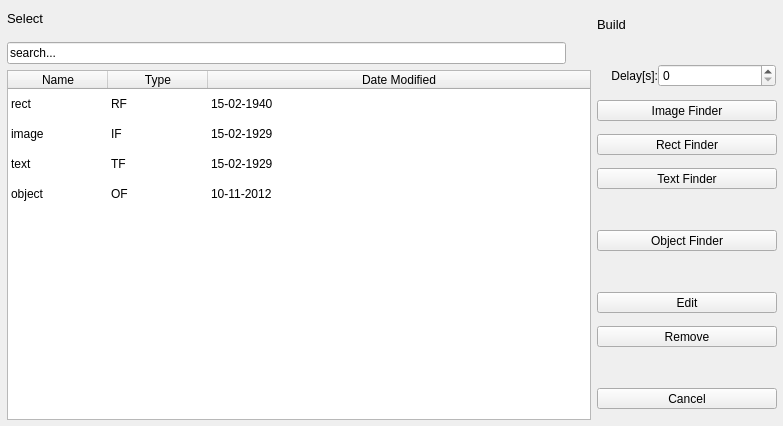
<?xml version="1.0" encoding="UTF-8"?>
<ui version="4.0">
 <class>Form</class>
 <widget class="QWidget" name="Form">
  <property name="geometry">
   <rect>
    <x>0</x>
    <y>0</y>
    <width>783</width>
    <height>426</height>
   </rect>
  </property>
  <property name="windowTitle">
   <string>Alyvix - Selector</string>
  </property>
  <widget class="QWidget" name="widget" native="true">
   <property name="geometry">
    <rect>
     <x>1</x>
     <y>5</y>
     <width>780</width>
     <height>420</height>
    </rect>
   </property>
   <widget class="QWidget" name="gridLayoutWidget_2">
    <property name="geometry">
     <rect>
      <x>6</x>
      <y>6</y>
      <width>584</width>
      <height>409</height>
     </rect>
    </property>
    <layout class="QGridLayout" name="gridLayout_2">
     <item row="3" column="0" colspan="3">
      <widget class="QTableWidget" name="tableWidget">
       <property name="alternatingRowColors">
        <bool>false</bool>
       </property>
       <property name="selectionBehavior">
        <enum>QAbstractItemView::SelectRows</enum>
       </property>
       <property name="showGrid">
        <bool>false</bool>
       </property>
       <property name="sortingEnabled">
        <bool>true</bool>
       </property>
       <property name="cornerButtonEnabled">
        <bool>true</bool>
       </property>
       <attribute name="horizontalHeaderCascadingSectionResizes">
        <bool>false</bool>
       </attribute>
       <attribute name="horizontalHeaderHighlightSections">
        <bool>true</bool>
       </attribute>
       <attribute name="horizontalHeaderStretchLastSection">
        <bool>true</bool>
       </attribute>
       <attribute name="verticalHeaderVisible">
        <bool>false</bool>
       </attribute>
       <attribute name="verticalHeaderStretchLastSection">
        <bool>false</bool>
       </attribute>
       <row>
        <property name="text">
         <string>1</string>
        </property>
       </row>
       <row>
        <property name="text">
         <string>2</string>
        </property>
       </row>
       <row>
        <property name="text">
         <string>3</string>
        </property>
       </row>
       <row>
        <property name="text">
         <string>4</string>
        </property>
       </row>
       <column>
        <property name="text">
         <string>Name</string>
        </property>
       </column>
       <column>
        <property name="text">
         <string>Type</string>
        </property>
       </column>
       <column>
        <property name="text">
         <string>Date Modified</string>
        </property>
       </column>
       <item row="0" column="0">
        <property name="text">
         <string>rect</string>
        </property>
       </item>
       <item row="0" column="1">
        <property name="text">
         <string>RF</string>
        </property>
        <property name="textAlignment">
         <set>AlignLeft|AlignVCenter</set>
        </property>
        <property name="foreground">
         <brush brushstyle="NoBrush">
          <color alpha="255">
           <red>0</red>
           <green>0</green>
           <blue>0</blue>
          </color>
         </brush>
        </property>
        <property name="icon">
         <iconset>
          <normaloff>../images/16x16/preferences-desktop-theme.png</normaloff>../images/16x16/preferences-desktop-theme.png</iconset>
        </property>
       </item>
       <item row="0" column="2">
        <property name="text">
         <string>15-02-1940</string>
        </property>
       </item>
       <item row="1" column="0">
        <property name="text">
         <string>image</string>
        </property>
       </item>
       <item row="1" column="1">
        <property name="text">
         <string>IF</string>
        </property>
        <property name="foreground">
         <brush brushstyle="NoBrush">
          <color alpha="255">
           <red>0</red>
           <green>0</green>
           <blue>0</blue>
          </color>
         </brush>
        </property>
        <property name="icon">
         <iconset>
          <normaloff>../images/16x16/user-desktop.png</normaloff>../images/16x16/user-desktop.png</iconset>
        </property>
       </item>
       <item row="1" column="2">
        <property name="text">
         <string>15-02-1929</string>
        </property>
       </item>
       <item row="2" column="0">
        <property name="text">
         <string>text</string>
        </property>
       </item>
       <item row="2" column="1">
        <property name="text">
         <string>TF</string>
        </property>
        <property name="foreground">
         <brush brushstyle="NoBrush">
          <color alpha="255">
           <red>0</red>
           <green>0</green>
           <blue>0</blue>
          </color>
         </brush>
        </property>
        <property name="icon">
         <iconset>
          <normaloff>../images/16x16/texteffect.png</normaloff>../images/16x16/texteffect.png</iconset>
        </property>
       </item>
       <item row="2" column="2">
        <property name="text">
         <string>15-02-1929</string>
        </property>
       </item>
       <item row="3" column="0">
        <property name="text">
         <string>object</string>
        </property>
       </item>
       <item row="3" column="1">
        <property name="text">
         <string>OF</string>
        </property>
        <property name="foreground">
         <brush brushstyle="NoBrush">
          <color alpha="255">
           <red>0</red>
           <green>0</green>
           <blue>0</blue>
          </color>
         </brush>
        </property>
        <property name="icon">
         <iconset>
          <normaloff>../images/16x16/blockdevice-2.png</normaloff>../images/16x16/blockdevice-2.png</iconset>
        </property>
       </item>
       <item row="3" column="2">
        <property name="text">
         <string>10-11-2012</string>
        </property>
       </item>
      </widget>
     </item>
     <item row="1" column="0" colspan="3">
      <widget class="QLabel" name="labelSpaceUnderSelect">
       <property name="minimumSize">
        <size>
         <width>0</width>
         <height>0</height>
        </size>
       </property>
       <property name="maximumSize">
        <size>
         <width>16777215</width>
         <height>4</height>
        </size>
       </property>
       <property name="text">
        <string/>
       </property>
      </widget>
     </item>
     <item row="2" column="0" colspan="2">
      <widget class="QLineEdit" name="lineEditSearch">
       <property name="text">
        <string>search...</string>
       </property>
      </widget>
     </item>
     <item row="2" column="2">
      <widget class="QToolButton" name="toolButtonCancelText">
       <property name="styleSheet">
        <string notr="true">border: none;
background-color: transparent;</string>
       </property>
       <property name="text">
        <string/>
       </property>
       <property name="icon">
        <iconset>
         <normaloff>../../../../../../../openicon/open_icon_library-standard-0.11.tar/open_icon_library-standard-0.11/open_icon_library-standard/icons/png/16x16/actions/window-close.png</normaloff>../../../../../../../openicon/open_icon_library-standard-0.11.tar/open_icon_library-standard-0.11/open_icon_library-standard/icons/png/16x16/actions/window-close.png</iconset>
       </property>
       <property name="toolButtonStyle">
        <enum>Qt::ToolButtonIconOnly</enum>
       </property>
      </widget>
     </item>
     <item row="0" column="0" colspan="3">
      <widget class="QLabel" name="label_5">
       <property name="font">
        <font>
         <pointsize>10</pointsize>
        </font>
       </property>
       <property name="text">
        <string>Select</string>
       </property>
      </widget>
     </item>
    </layout>
   </widget>
   <widget class="QWidget" name="gridLayoutWidget">
    <property name="geometry">
     <rect>
      <x>596</x>
      <y>6</y>
      <width>182</width>
      <height>409</height>
     </rect>
    </property>
    <layout class="QGridLayout" name="gridLayout">
     <property name="horizontalSpacing">
      <number>0</number>
     </property>
     <property name="verticalSpacing">
      <number>6</number>
     </property>
     <item row="1" column="0" colspan="3">
      <widget class="QLabel" name="labelSpaceUnderBuild">
       <property name="minimumSize">
        <size>
         <width>0</width>
         <height>0</height>
        </size>
       </property>
       <property name="maximumSize">
        <size>
         <width>16777215</width>
         <height>8</height>
        </size>
       </property>
       <property name="text">
        <string/>
       </property>
      </widget>
     </item>
     <item row="8" column="0" colspan="3">
      <widget class="QLabel" name="labelSpaceUnderObjectFinder">
       <property name="minimumSize">
        <size>
         <width>0</width>
         <height>0</height>
        </size>
       </property>
       <property name="maximumSize">
        <size>
         <width>16777215</width>
         <height>15</height>
        </size>
       </property>
       <property name="text">
        <string/>
       </property>
      </widget>
     </item>
     <item row="11" column="0" colspan="3">
      <widget class="QLabel" name="labelSpaceUnderRemove">
       <property name="minimumSize">
        <size>
         <width>0</width>
         <height>0</height>
        </size>
       </property>
       <property name="maximumSize">
        <size>
         <width>16777215</width>
         <height>15</height>
        </size>
       </property>
       <property name="text">
        <string/>
       </property>
      </widget>
     </item>
     <item row="2" column="1" colspan="2">
      <widget class="QSpinBox" name="spinBoxDelay">
       <property name="minimumSize">
        <size>
         <width>118</width>
         <height>0</height>
        </size>
       </property>
       <property name="maximumSize">
        <size>
         <width>102</width>
         <height>16777215</height>
        </size>
       </property>
       <property name="maximum">
        <number>60</number>
       </property>
      </widget>
     </item>
     <item row="12" column="0" colspan="3">
      <widget class="QToolButton" name="toolButtonCancel">
       <property name="minimumSize">
        <size>
         <width>180</width>
         <height>0</height>
        </size>
       </property>
       <property name="text">
        <string>Cancel</string>
       </property>
       <property name="icon">
        <iconset>
         <normaloff>../images/32x32/window-close-2.png</normaloff>../images/32x32/window-close-2.png</iconset>
       </property>
       <property name="iconSize">
        <size>
         <width>32</width>
         <height>32</height>
        </size>
       </property>
       <property name="toolButtonStyle">
        <enum>Qt::ToolButtonTextBesideIcon</enum>
       </property>
      </widget>
     </item>
     <item row="0" column="0" colspan="3">
      <widget class="QLabel" name="label_6">
       <property name="maximumSize">
        <size>
         <width>16777215</width>
         <height>12</height>
        </size>
       </property>
       <property name="font">
        <font>
         <pointsize>10</pointsize>
        </font>
       </property>
       <property name="text">
        <string>Build</string>
       </property>
      </widget>
     </item>
     <item row="9" column="0" colspan="3">
      <widget class="QToolButton" name="toolButtonEdit">
       <property name="minimumSize">
        <size>
         <width>180</width>
         <height>0</height>
        </size>
       </property>
       <property name="text">
        <string>Edit</string>
       </property>
       <property name="icon">
        <iconset>
         <normaloff>../images/32x32/preferences-system-2.png</normaloff>../images/32x32/preferences-system-2.png</iconset>
       </property>
       <property name="iconSize">
        <size>
         <width>32</width>
         <height>32</height>
        </size>
       </property>
       <property name="toolButtonStyle">
        <enum>Qt::ToolButtonTextBesideIcon</enum>
       </property>
      </widget>
     </item>
     <item row="2" column="0">
      <widget class="QLabel" name="label_2">
       <property name="text">
        <string>Delay[s]:</string>
       </property>
       <property name="alignment">
        <set>Qt::AlignRight|Qt::AlignTrailing|Qt::AlignVCenter</set>
       </property>
      </widget>
     </item>
     <item row="10" column="0" colspan="3">
      <widget class="QToolButton" name="toolButtonRemove">
       <property name="minimumSize">
        <size>
         <width>180</width>
         <height>0</height>
        </size>
       </property>
       <property name="layoutDirection">
        <enum>Qt::LeftToRight</enum>
       </property>
       <property name="text">
        <string>Remove</string>
       </property>
       <property name="icon">
        <iconset>
         <normaloff>../images/32x32/trash-empty-3.png</normaloff>../images/32x32/trash-empty-3.png</iconset>
       </property>
       <property name="iconSize">
        <size>
         <width>32</width>
         <height>32</height>
        </size>
       </property>
       <property name="toolButtonStyle">
        <enum>Qt::ToolButtonTextBesideIcon</enum>
       </property>
      </widget>
     </item>
     <item row="7" column="0" colspan="3">
      <widget class="QToolButton" name="toolButtonObjectFinder">
       <property name="minimumSize">
        <size>
         <width>180</width>
         <height>0</height>
        </size>
       </property>
       <property name="font">
        <font>
         <kerning>true</kerning>
        </font>
       </property>
       <property name="layoutDirection">
        <enum>Qt::LeftToRight</enum>
       </property>
       <property name="autoFillBackground">
        <bool>false</bool>
       </property>
       <property name="styleSheet">
        <string notr="true"/>
       </property>
       <property name="text">
        <string>Object Finder</string>
       </property>
       <property name="icon">
        <iconset>
         <normaloff>../images/32x32/blockdevice-2.png</normaloff>../images/32x32/blockdevice-2.png</iconset>
       </property>
       <property name="iconSize">
        <size>
         <width>32</width>
         <height>32</height>
        </size>
       </property>
       <property name="toolButtonStyle">
        <enum>Qt::ToolButtonTextBesideIcon</enum>
       </property>
       <property name="autoRaise">
        <bool>false</bool>
       </property>
      </widget>
     </item>
     <item row="3" column="0" colspan="3">
      <widget class="QToolButton" name="toolButtonImageFinder">
       <property name="minimumSize">
        <size>
         <width>180</width>
         <height>0</height>
        </size>
       </property>
       <property name="text">
        <string>Image Finder</string>
       </property>
       <property name="icon">
        <iconset>
         <normaloff>../images/32x32/user-desktop.png</normaloff>../images/32x32/user-desktop.png</iconset>
       </property>
       <property name="iconSize">
        <size>
         <width>32</width>
         <height>32</height>
        </size>
       </property>
       <property name="toolButtonStyle">
        <enum>Qt::ToolButtonTextBesideIcon</enum>
       </property>
      </widget>
     </item>
     <item row="4" column="0" colspan="3">
      <widget class="QToolButton" name="toolButtonRectFinder">
       <property name="sizePolicy">
        <sizepolicy hsizetype="Fixed" vsizetype="Fixed">
         <horstretch>0</horstretch>
         <verstretch>0</verstretch>
        </sizepolicy>
       </property>
       <property name="minimumSize">
        <size>
         <width>180</width>
         <height>0</height>
        </size>
       </property>
       <property name="text">
        <string>Rect Finder</string>
       </property>
       <property name="icon">
        <iconset>
         <normaloff>../images/32x32/preferences-desktop-theme.png</normaloff>../images/32x32/preferences-desktop-theme.png</iconset>
       </property>
       <property name="iconSize">
        <size>
         <width>32</width>
         <height>32</height>
        </size>
       </property>
       <property name="toolButtonStyle">
        <enum>Qt::ToolButtonTextBesideIcon</enum>
       </property>
      </widget>
     </item>
     <item row="5" column="0" colspan="3">
      <widget class="QToolButton" name="toolButtonTextFinder">
       <property name="minimumSize">
        <size>
         <width>180</width>
         <height>0</height>
        </size>
       </property>
       <property name="text">
        <string>Text Finder</string>
       </property>
       <property name="icon">
        <iconset>
         <normaloff>../images/32x32/texteffect.png</normaloff>../images/32x32/texteffect.png</iconset>
       </property>
       <property name="iconSize">
        <size>
         <width>32</width>
         <height>32</height>
        </size>
       </property>
       <property name="toolButtonStyle">
        <enum>Qt::ToolButtonTextBesideIcon</enum>
       </property>
      </widget>
     </item>
     <item row="6" column="0" colspan="3">
      <widget class="QLabel" name="labelSpaceUnderTextFinder">
       <property name="minimumSize">
        <size>
         <width>0</width>
         <height>0</height>
        </size>
       </property>
       <property name="maximumSize">
        <size>
         <width>16777215</width>
         <height>15</height>
        </size>
       </property>
       <property name="text">
        <string/>
       </property>
      </widget>
     </item>
    </layout>
   </widget>
  </widget>
 </widget>
 <resources/>
 <connections/>
</ui>
